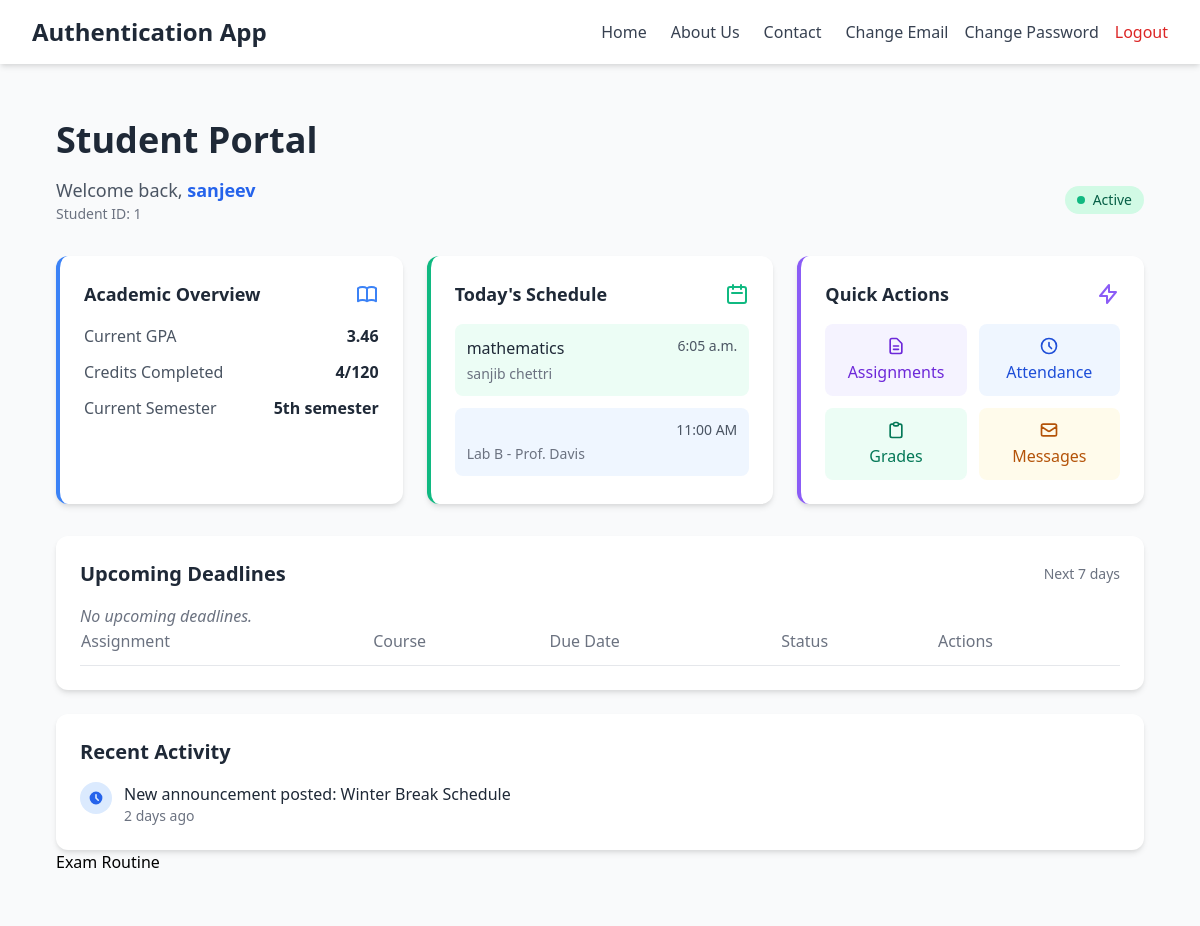
The page /portol/ (signed in) on the database as committed earlier.
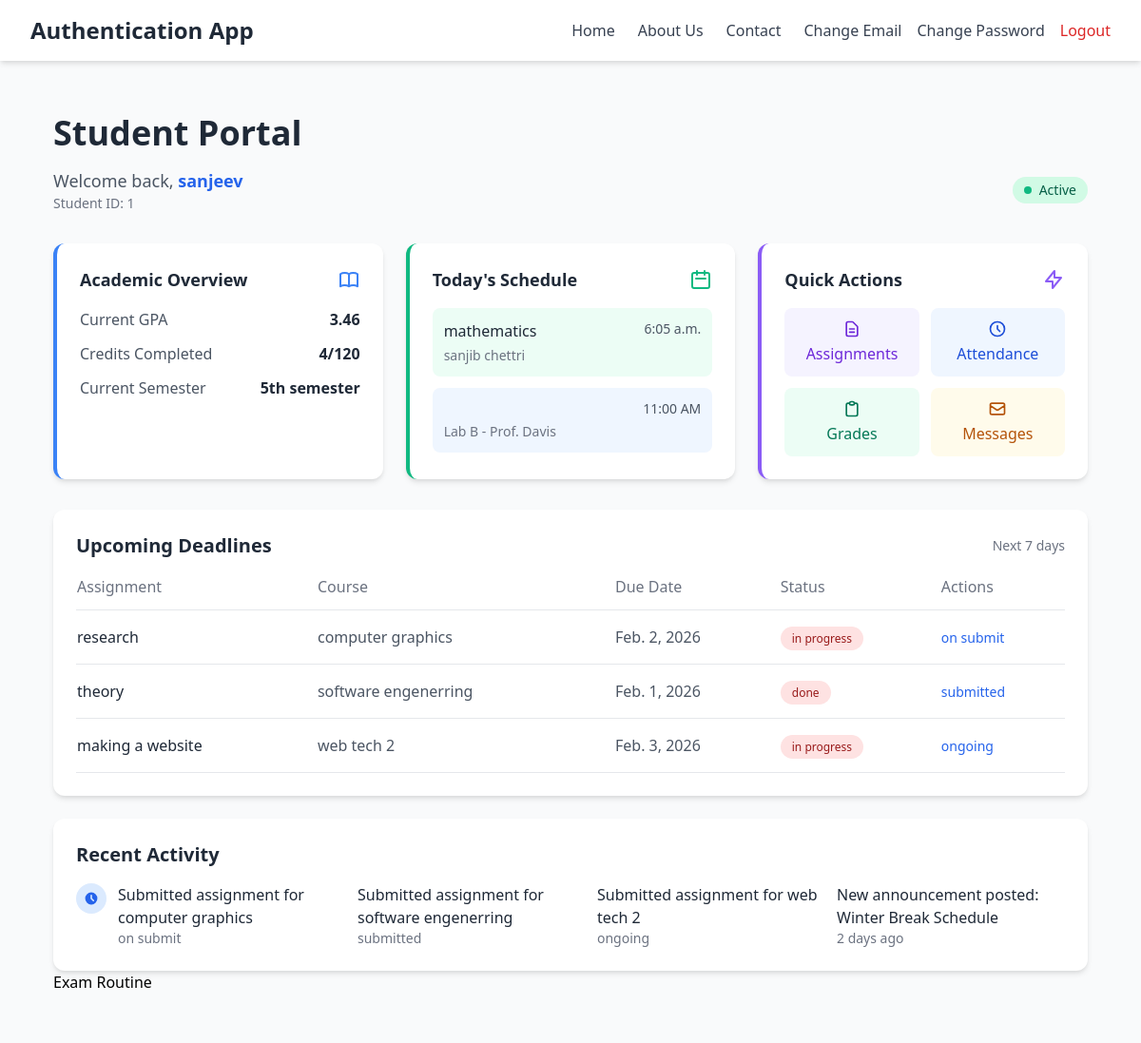
The same page on the database as committed later.
### authapp/models.py (models this page shows, shortened)
class Academic_Overview(models.Model):
    user=models.OneToOneField(User, on_delete=models.CASCADE)
    Current_GPA=models.FloatField()
    credits_completed=models.IntegerField()
    current_semester=models.CharField(max_length=100)

class Today_Schedule(models.Model):
    user=models.ForeignKey(User, on_delete=models.CASCADE)
    subject_name=models.CharField(max_length=100)
    professor_name=models.CharField(max_length=100)
    start_time=models.TimeField()
    end_time=models.TimeField()

class UpcomingDeadlines(models.Model):
     user=models.ForeignKey(User, on_delete=models.CASCADE)
     Assingment=models.CharField(max_length=200)
     course=models.CharField(max_length=100)
     DueDate=models.DateField()
     status=models.CharField(max_length=50)
     Actions=models.CharField(max_length=100)

### authapp/views.py (the view)
# urls.py: path('portol/',views.portol_view,name='portol'),
@login_required
def portol_view(request):
    academic = Academic_Overview.objects.filter(user=request.user).first()
    schedule = Today_Schedule.objects.filter(user=request.user).first()
    deadlines=UpcomingDeadlines.objects.filter(user=request.user).all()
    notice=Notices.objects.filter(is_active=True).all()
    context={
        'academic_overview': academic,
        'schedule': schedule,
        'deadlines': deadlines,
        'notice': notice,
    }
    return render(request, 'authapp/portol.html', context=context)

### templates/authapp/portol.html (shortened to what this page needs)
{% extends 'authapp/base.html' %}
{% load static %}
{% block child_block %}
<div class="min-h-screen bg-gray-50 p-4 md:p-6">
  <div class="mb-8">
    <h1 class="text-3xl md:text-4xl font-bold text-gray-800">Student Portal</h1>
    <div class="flex flex-col md:flex-row md:items-center md:justify-between mt-4">
      <div>
        <p class="text-lg text-gray-600">Welcome back, <span class="font-semibold text-blue-600">{{ user.username }}</span></p>
        <p class="text-sm text-gray-500">Student ID: {{ user.id|default:"N/A" }}</p>
      </div>
      <div class="mt-2 md:mt-0">
        <span class="inline-flex items-center px-3 py-1 rounded-full text-sm font-medium bg-green-100 text-green-800">
          <span class="w-2 h-2 rounded-full bg-green-500 mr-2"></span>
          Active
        </span>
      </div>
    </div>
  </div>
  <div class="grid grid-cols-1 md:grid-cols-2 lg:grid-cols-3 gap-6 mb-8">
    <div class="bg-white rounded-xl shadow-md p-6 border-l-4 border-blue-500">
      <div class="flex items-center justify-between mb-4">
        <h3 class="text-lg font-semibold text-gray-800">Academic Overview</h3>
      </div>
      {% if academic_overview %}
      <div class="space-y-3">
        <div class="flex justify-between">
          <span class="text-gray-600">Current GPA</span>
          <span class="font-bold text-gray-800">{{ academic_overview.Current_GPA }}</span>
        </div>
        <div class="flex justify-between">
          <span class="text-gray-600">Credits Completed</span>
          <span class="font-bold text-gray-800">{{ academic_overview.credits_completed }}/120</span>
        </div>
        <div class="flex justify-between">
          <span class="text-gray-600">Current Semester</span>
          <span class="font-bold text-gray-800">{{ academic_overview.current_semester }}</span>
        </div>
      </div>
        {% else %}
        <p class="text-gray-600">No academic overview data available.</p>
        {% endif %}
    </div>
    <div class="bg-white rounded-xl shadow-md p-6 border-l-4 border-green-500">
      <div class="flex items-center justify-between mb-4">
        <h3 class="text-lg font-semibold text-gray-800">Today's Schedule</h3>
        <svg class="w-6 h-6 text-green-500" fill="none" stroke="currentColor" viewBox="0 0 24 24">
          <path stroke-linecap="round" stroke-linejoin="round" stroke-width="2" d="M8 7V3m8 4V3m-9 8h10M5 21h14a2 2 0 002-2V7a2 2 0 00-2-2H5a2 2 0 00-2 2v12a2 2 0 002 2z"/>
        </svg>
      </div>
      {% if schedule %}
      <div class="space-y-3">
        <div class="p-3 bg-green-50 rounded-lg">
          <div class="flex justify-between">
            <span class="font-medium text-gray-800">{{ schedule.subject_name }}</span>
            <span class="text-sm text-gray-600">{{ schedule.start_time }}</span>
          </div>
          <p class="text-sm text-gray-500 mt-1"> {{ schedule.professor_name }}</p>
        </div>
        <div class="p-3 bg-blue-50 rounded-lg">
          <div class="flex justify-between">
            <span class="text-sm text-gray-600">11:00 AM</span>
          </div>
          <p class="text-sm text-gray-500 mt-1">Lab B - Prof. Davis</p>
        </div>
      </div>
    </div>
        {% else %}
        <p class="text-gray-600">No schedule data available for today.</p>
    {% endif  %}
    <div class="bg-white rounded-xl shadow-md p-6 border-l-4 border-purple-500">
      <div class="flex items-center justify-between mb-4">
        <h3 class="text-lg font-semibold text-gray-800">Quick Actions</h3>
        <svg class="w-6 h-6 text-purple-500" fill="none" stroke="currentColor" viewBox="0 0 24 24">
          <path stroke-linecap="round" stroke-linejoin="round" stroke-width="2" d="M13 10V3L4 14h7v7l9-11h-7z"/>
        </svg>
      </div>
      <div class="grid grid-cols-2 gap-3">
        <button class="p-3 bg-purple-50 text-purple-700 hover:bg-purple-100 rounded-lg font-medium transition duration-200 flex flex-col items-center">
          <svg class="w-5 h-5 mb-1" fill="none" stroke="currentColor" viewBox="0 0 24 24">
            <path stroke-linecap="round" stroke-linejoin="round" stroke-width="2" d="M9 12h6m-6 4h6m2 5H7a2 2 0 01-2-2V5a2 2 0 012-2h5.586a1 1 0 01.707.293l5.414 5.414a1 1 0 01.293.707V19a2 2 0 01-2 2z"/>
          </svg>
          Assignments
        </button>
        <button class="p-3 bg-blue-50 text-blue-700 hover:bg-blue-100 rounded-lg font-medium transition duration-200 flex flex-col items-center">
          <svg class="w-5 h-5 mb-1" fill="none" stroke="currentColor" viewBox="0 0 24 24">
            <path stroke-linecap="round" stroke-linejoin="round" stroke-width="2" d="M12 8v4l3 3m6-3a9 9 0 11-18 0 9 9 0 0118 0z"/>
          </svg>
          Attendance
        </button>
        <button class="p-3 bg-green-50 text-green-700 hover:bg-green-100 rounded-lg font-medium transition duration-200 flex flex-col items-center">
          <svg class="w-5 h-5 mb-1" fill="none" stroke="currentColor" viewBox="0 0 24 24">
            <path stroke-linecap="round" stroke-linejoin="round" stroke-width="2" d="M9 5H7a2 2 0 00-2 2v12a2 2 0 002 2h10a2 2 0 002-2V7a2 2 0 00-2-2h-2M9 5a2 2 0 002 2h2a2 2 0 002-2M9 5a2 2 0 012-2h2a2 2 0 012 2"/>
          </svg>
          Grades
        </button>
        <button class="p-3 bg-yellow-50 text-yellow-700 hover:bg-yellow-100 rounded-lg font-medium transition duration-200 flex flex-col items-center">
          <svg class="w-5 h-5 mb-1" fill="none" stroke="currentColor" viewBox="0 0 24 24">
            <path stroke-linecap="round" stroke-linejoin="round" stroke-width="2" d="M3 8l7.89 5.26a2 2 0 002.22 0L21 8M5 19h14a2 2 0 002-2V7a2 2 0 00-2-2H5a2 2 0 00-2 2v10a2 2 0 002 2z"/>
          </svg>
          Messages
        </button>
      </div>
    </div>
  </div>
  <div class="bg-white rounded-xl shadow-md p-6 mb-6">
    <div class="flex items-center justify-between mb-4">
      <h2 class="text-xl font-bold text-gray-800">Upcoming Deadlines</h2>
      <span class="text-sm text-gray-500">Next 7 days</span>
    </div>
    <div class="overflow-x-auto">
      <table class="w-full">
        <thead>
          <tr class="text-left text-gray-500 border-b">
            <th class="pb-3 font-medium">Assignment</th>
            <th class="pb-3 font-medium">Course</th>
            <th class="pb-3 font-medium">Due Date</th>
            <th class="pb-3 font-medium">Status</th>
            <th class="pb-3 font-medium">Actions</th>
          </tr>
        </thead>
        <tbody>
            {%for deadline in deadlines %}
          <tr class="border-b hover:bg-gray-50">
            <td class="py-4 font-medium text-gray-800">{{deadline.Assingment}}</td>
            <td class="py-4 text-gray-600">{{deadline.course}}</td>
            <td class="py-4 text-gray-600">{{deadline.DueDate}}  </td>
            <td class="py-4">
              <span class="px-3 py-1 text-xs rounded-full bg-red-100 text-red-800">{{deadline.status}}</span>
            </td>
            <td class="py-4">
              <button class="text-blue-600 hover:text-blue-800 text-sm font-medium">{{deadline.Actions}}</button>
            </td>
          </tr>
          {% empty %}
      <p class="text-gray-500 italic">No upcoming deadlines.</p>
    {% endfor %}
        </tbody>
      </table>
    </div>
  </div>
  <div class="bg-white rounded-xl shadow-md p-6">
    <h2 class="text-xl font-bold text-gray-800 mb-4">Recent Activity</h2>
    <div class="space-y-4">
      <div class="flex items-start space-x-3">
        <div class="w-8 h-8 rounded-full bg-blue-100 flex items-center justify-center flex-shrink-0">
          <svg class="w-4 h-4 text-blue-600" fill="currentColor" viewBox="0 0 20 20">
            <path fill-rule="evenodd" d="M10 18a8 8 0 100-16 8 8 0 000 16zm1-12a1 1 0 10-2 0v4a1 1 0 00.293.707l2.828 2.829a1 1 0 101.415-1.415L11 9.586V6z" clip-rule="evenodd"/>
          </svg>
        </div>
        {% for deadline in deadlines%}
        <div class="flex-1">
          <p class="text-gray-800">Submitted assignment for {{deadline.course}} </p>
          <p class="text-sm text-gray-500">{{deadline.Actions}}</p>
        </div>
        {% endfor %}
        <div class="flex-1">
          <p class="text-gray-800">New announcement posted: Winter Break Schedule</p>
          <p class="text-sm text-gray-500">2 days ago</p>
        </div>
      </div>
    </div>
  </div>
<div>
  <h2>Exam Routine</h2>
</div>
{% endblock %}

### templates/authapp/base.html (shortened to what this page needs)
<!DOCTYPE html>
{% load socialaccount %}
<html lang="en">
<head>
    <script src="https://cdn.tailwindcss.com"></script>
</head>
<body class="bg-gray-50">
    <header class="bg-white shadow-md">
        <div class="max-w-7xl mx-auto px-4 sm:px-6 lg:px-8">
            <div class="flex flex-col md:flex-row justify-between items-center py-4">
                <h1 class="text-2xl font-bold text-gray-800 mb-4 md:mb-0">Authentication App</h1>
                <nav class="w-full md:w-auto">
                    <div class="flex flex-col md:flex-row items-center space-y-4 md:space-y-0 md:space-x-6">
                        <div class="flex space-x-6">
                            <a href="#home" class="text-gray-700 hover:text-indigo-600 font-medium">Home</a>
                            <a href="#about" class="text-gray-700 hover:text-indigo-600 font-medium">About Us</a>
                            <a href="#contact" class="text-gray-700 hover:text-indigo-600 font-medium">Contact</a>
                        </div>
                          {% if user.is_authenticated %}
                        <div class="border-t md:border-t-0 pt-4 md:pt-0 border-gray-200 w-full md:w-auto">
                            <div class="flex flex-col md:flex-row md:space-x-4 space-y-2 md:space-y-0">
                                <a href="{% url 'account_email' %}" class="text-gray-700 hover:text-indigo-600 font-medium">Change Email</a>
                                <a href="{% url 'account_change_password' %}" class="text-gray-700 hover:text-indigo-600 font-medium">Change Password</a>
                                <a href="{% url 'account_logout' %}" class="text-red-600 hover:text-red-800 font-medium">Logout</a>
                            </div>
                            {% endif %}
                        </div>
                    </div>
                </nav>
            </div>
        </div>
    </header>
    <main class="max-w-7xl mx-auto px-4 sm:px-6 lg:px-8 py-8">
        {% block child_block %}
        {% endblock %}
    </main>
</body>
</html>

Rows that differ between the two databases and show on the page:
added UpcomingDeadlines: Assingment "research", course "computer graphics", DueDate "Feb. 2, 2026", status "in progress", Actions "on submit"
added UpcomingDeadlines: Assingment "theory", course "software engenerring", DueDate "Feb. 1, 2026", status "done", Actions "submitted"
added UpcomingDeadlines: Assingment "making a website", course "web tech 2", DueDate "Feb. 3, 2026", status "in progress", Actions "ongoing"
Other text that changed with them:
text no longer shown: "No upcoming deadlines."
